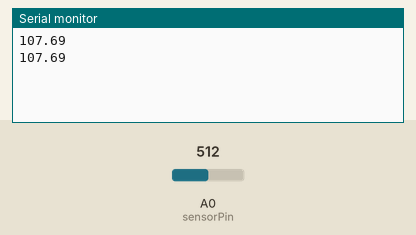
This sketch was run on a simulated Arduino Uno, built with avr-gcc and run on an emulated ATmega328P. Shown: the last lines printed to the serial monitor. The inputs (shaded band) are chosen by the test bench; at power-on: A0 (sensorPin) = 512.

Above: at 1.8 s.
1.9 s: A0 (sensorPin) set to 716
At 2.8 s:
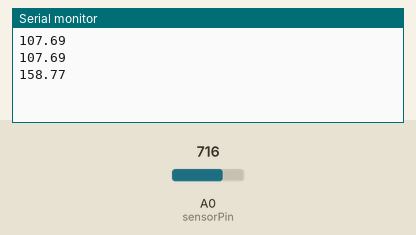
3.4 s: A0 (sensorPin) set to 900
At 4.3 s:
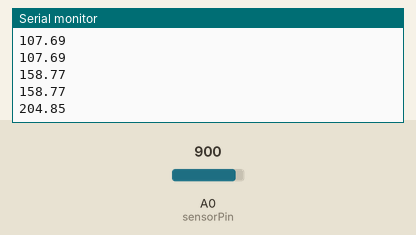
Timing chart, 0 to 6.4 s (numbered marks = the images above; inputs shaded):
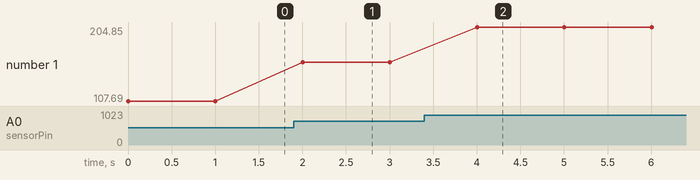

The sketch:

sensorTemp.ino
```cpp
int sensorPin = A0;    // select the input pin for the potentiometer
int sensorValue = 0;  // variable to store the value coming from the sensor

void setup() {
  Serial.begin(9600);
}

void loop() {
  // read the value from the sensor:
  sensorValue = analogRead(sensorPin);
  Serial.println((5000.*sensorValue/1024.-400.)/19.5);
  //Serial.println((4.9*sensorValue-400)/19.5);
  Serial.println();
  delay(1000);
}
```

Measured:
- after the input at 1.9 s, the serial monitor: prints a new line after 0.10 s (image 1)
- after the input at 3.4 s, the serial monitor: prints a new line after 0.60 s (image 2)
- plotted number 1: 107.69 → 158.77 after the input at 1.9 s, 158.77 → 204.85 after the input at 3.4 s
